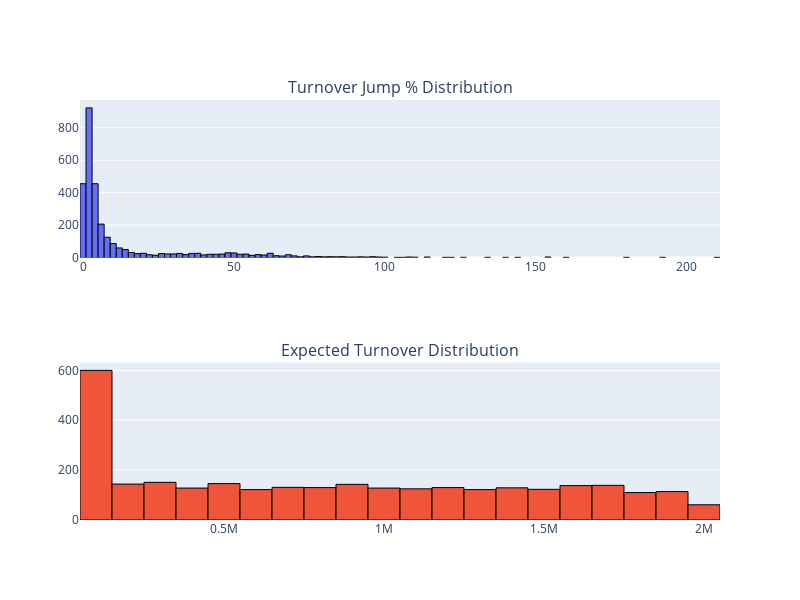

The notebook cell saved with this chart:
### Markdown cell above
We found 23 transactions with a turnover jump percentage over 100%.

### Code cell
import plotly.graph_objects as go
from plotly.subplots import make_subplots
# Create subplot layout: 2 rows, 1 column
fig = make_subplots(rows=2, cols=1, shared_xaxes=False, subplot_titles=(
    "Turnover Jump % Distribution", "Expected Turnover Distribution"))

# Add first histogram
fig.add_trace(
    go.Histogram(x=df_copy['turnover_jump_pct'], marker=dict(line=dict(color='black', width=1))),
    row=1, col=1
)

# Add second histogram
fig.add_trace(
    go.Histogram(x=df_copy['expected_turnover'], marker=dict(line=dict(color='black', width=1))),
    row=2, col=1
)

# Update layout
fig.update_layout(height=600, width=800, showlegend=False)
fig.show()

### Figure 1 — Plotly figure (JSON) as saved in the notebook; plotly's stock layout.template omitted (floating-point values rounded to 4 significant figures; data arrays with more than 128 entries replaced by an {"elided": "..."} marker saying what was removed)
{"data": [{"marker": {"line": {"color": "black", "width": 1}}, "type": "histogram", "x": {"elided": "3014 float values"}, "xaxis": "x", "yaxis": "y"}, {"marker": {"line": {"color": "black", "width": 1}}, "type": "histogram", "x": {"elided": "3014 float values"}, "xaxis": "x2", "yaxis": "y2"}], "layout": {"annotations": [{"font": {"size": 16}, "showarrow": false, "text": "Turnover Jump % Distribution", "x": 0.5, "xanchor": "center", "xref": "paper", "y": 1, "yanchor": "bottom", "yref": "paper"}, {"font": {"size": 16}, "showarrow": false, "text": "Expected Turnover Distribution", "x": 0.5, "xanchor": "center", "xref": "paper", "y": 0.375, "yanchor": "bottom", "yref": "paper"}], "height": 600, "showlegend": false, "width": 800, "xaxis": {"anchor": "y", "domain": [0, 1]}, "xaxis2": {"anchor": "y2", "domain": [0, 1]}, "yaxis": {"anchor": "x", "domain": [0.625, 1]}, "yaxis2": {"anchor": "x2", "domain": [0, 0.375]}}}
